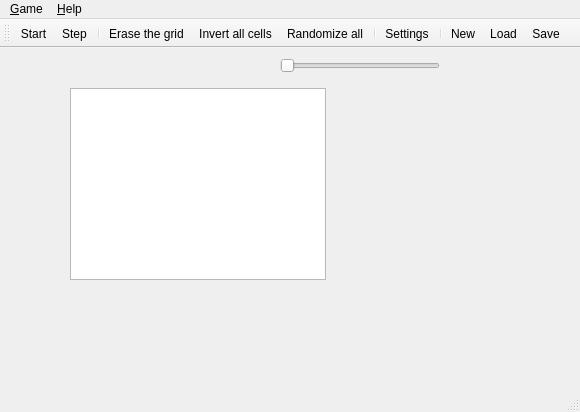
<?xml version="1.0" encoding="UTF-8"?>
<ui version="4.0">
 <class>MainWindow</class>
 <widget class="QMainWindow" name="MainWindow">
  <property name="geometry">
   <rect>
    <x>0</x>
    <y>0</y>
    <width>580</width>
    <height>412</height>
   </rect>
  </property>
  <property name="windowTitle">
   <string>Qt Game of Life</string>
  </property>
  <property name="windowIcon">
   <iconset theme="face-heart" resource="icons.qrc">
    <normaloff>:/builtin_icons/icons/heart.png</normaloff>:/builtin_icons/icons/heart.png</iconset>
  </property>
  <widget class="QWidget" name="centralWidget">
   <widget class="QSlider" name="zoomSlider">
    <property name="geometry">
     <rect>
      <x>280</x>
      <y>10</y>
      <width>160</width>
      <height>16</height>
     </rect>
    </property>
    <property name="sizePolicy">
     <sizepolicy hsizetype="MinimumExpanding" vsizetype="Fixed">
      <horstretch>0</horstretch>
      <verstretch>0</verstretch>
     </sizepolicy>
    </property>
    <property name="minimum">
     <number>1</number>
    </property>
    <property name="maximum">
     <number>100</number>
    </property>
    <property name="singleStep">
     <number>1</number>
    </property>
    <property name="value">
     <number>1</number>
    </property>
    <property name="orientation">
     <enum>Qt::Horizontal</enum>
    </property>
   </widget>
   <widget class="QTableView" name="tableView">
    <property name="geometry">
     <rect>
      <x>70</x>
      <y>40</y>
      <width>256</width>
      <height>192</height>
     </rect>
    </property>
    <property name="mouseTracking">
     <bool>true</bool>
    </property>
   </widget>
  </widget>
  <widget class="QMenuBar" name="menuBar">
   <property name="geometry">
    <rect>
     <x>0</x>
     <y>0</y>
     <width>580</width>
     <height>22</height>
    </rect>
   </property>
   <widget class="QMenu" name="menuGra">
    <property name="title">
     <string>&amp;Game</string>
    </property>
    <addaction name="actionNew"/>
    <addaction name="actionLoad"/>
    <addaction name="actionSave"/>
    <addaction name="separator"/>
    <addaction name="actionReset_generation_counter"/>
    <addaction name="actionSettings"/>
    <addaction name="separator"/>
    <addaction name="actionQuit"/>
   </widget>
   <widget class="QMenu" name="menuPomoc">
    <property name="title">
     <string>&amp;Help</string>
    </property>
    <addaction name="actionAbout"/>
    <addaction name="actionAbout_Qt"/>
   </widget>
   <addaction name="menuGra"/>
   <addaction name="menuPomoc"/>
  </widget>
  <widget class="QToolBar" name="mainToolBar">
   <attribute name="toolBarArea">
    <enum>TopToolBarArea</enum>
   </attribute>
   <attribute name="toolBarBreak">
    <bool>false</bool>
   </attribute>
   <addaction name="actionStart_Stop"/>
   <addaction name="actionStep"/>
   <addaction name="separator"/>
   <addaction name="actionErase_the_grid"/>
   <addaction name="actionInvert_all_cells"/>
   <addaction name="actionRandomize_all"/>
   <addaction name="separator"/>
   <addaction name="actionSettings"/>
   <addaction name="separator"/>
   <addaction name="actionNew"/>
   <addaction name="actionLoad"/>
   <addaction name="actionSave"/>
  </widget>
  <widget class="QStatusBar" name="statusBar"/>
  <action name="actionAbout">
   <property name="icon">
    <iconset theme="help-about" resource="icons.qrc">
     <normaloff>:/builtin_icons/icons/information.png</normaloff>:/builtin_icons/icons/information.png</iconset>
   </property>
   <property name="text">
    <string>About</string>
   </property>
   <property name="toolTip">
    <string>About this application</string>
   </property>
  </action>
  <action name="actionAbout_Qt">
   <property name="text">
    <string>About Qt</string>
   </property>
  </action>
  <action name="actionNew">
   <property name="icon">
    <iconset theme="document-new" resource="icons.qrc">
     <normaloff>:/builtin_icons/icons/new_data.png</normaloff>:/builtin_icons/icons/new_data.png</iconset>
   </property>
   <property name="text">
    <string>&amp;New</string>
   </property>
   <property name="toolTip">
    <string>Create new simulation</string>
   </property>
   <property name="shortcut">
    <string>Ctrl+N</string>
   </property>
  </action>
  <action name="actionLoad">
   <property name="icon">
    <iconset theme="document-open" resource="icons.qrc">
     <normaloff>:/builtin_icons/icons/file_manager.png</normaloff>:/builtin_icons/icons/file_manager.png</iconset>
   </property>
   <property name="text">
    <string>L&amp;oad</string>
   </property>
   <property name="toolTip">
    <string>Load saved simulation from file</string>
   </property>
   <property name="shortcut">
    <string>Ctrl+O</string>
   </property>
  </action>
  <action name="actionSave">
   <property name="icon">
    <iconset theme="document-save-as" resource="icons.qrc">
     <normaloff>:/builtin_icons/icons/file_save_as.png</normaloff>:/builtin_icons/icons/file_save_as.png</iconset>
   </property>
   <property name="text">
    <string>&amp;Save</string>
   </property>
   <property name="toolTip">
    <string>Save current state to a file</string>
   </property>
   <property name="shortcut">
    <string>Ctrl+S</string>
   </property>
  </action>
  <action name="actionSettings">
   <property name="icon">
    <iconset theme="preferences-system" resource="icons.qrc">
     <normaloff>:/builtin_icons/icons/setting_tools.png</normaloff>:/builtin_icons/icons/setting_tools.png</iconset>
   </property>
   <property name="text">
    <string>S&amp;ettings</string>
   </property>
   <property name="shortcut">
    <string>Ctrl+E</string>
   </property>
  </action>
  <action name="actionQuit">
   <property name="icon">
    <iconset theme="application-exit" resource="icons.qrc">
     <normaloff>:/builtin_icons/icons/cross.png</normaloff>:/builtin_icons/icons/cross.png</iconset>
   </property>
   <property name="text">
    <string>&amp;Quit</string>
   </property>
   <property name="shortcut">
    <string>Ctrl+Q</string>
   </property>
  </action>
  <action name="actionStart_Stop">
   <property name="checkable">
    <bool>true</bool>
   </property>
   <property name="icon">
    <iconset theme="player_play" resource="icons.qrc">
     <normaloff>:/builtin_icons/icons/control_play.png</normaloff>
     <normalon>:/builtin_icons/icons/control_play_blue.png</normalon>:/builtin_icons/icons/control_play.png</iconset>
   </property>
   <property name="text">
    <string>Start</string>
   </property>
   <property name="toolTip">
    <string>Start/stop the simulation</string>
   </property>
   <property name="shortcut">
    <string>Ctrl+P</string>
   </property>
  </action>
  <action name="actionStep">
   <property name="icon">
    <iconset theme="system-run">
     <normaloff>.</normaloff>
     <normalon>:/builtin_icons/icons/gear_in.png</normalon>.</iconset>
   </property>
   <property name="text">
    <string>Step</string>
   </property>
   <property name="toolTip">
    <string>Run one step</string>
   </property>
   <property name="shortcut">
    <string>Ctrl+Right</string>
   </property>
  </action>
  <action name="actionReset_generation_counter">
   <property name="text">
    <string>&amp;Reset generation counter</string>
   </property>
   <property name="shortcut">
    <string>Ctrl+R</string>
   </property>
  </action>
  <action name="actionErase_the_grid">
   <property name="icon">
    <iconset theme="edit-delete" resource="icons.qrc">
     <normaloff>:/builtin_icons/icons/draw_eraser.png</normaloff>
     <normalon>:/builtin_icons/icons/draw_eraser.png</normalon>:/builtin_icons/icons/draw_eraser.png</iconset>
   </property>
   <property name="text">
    <string>Erase the grid</string>
   </property>
   <property name="toolTip">
    <string>Sets all the cells to an inactive state</string>
   </property>
   <property name="shortcut">
    <string>Ctrl+Del</string>
   </property>
  </action>
  <action name="actionInvert_all_cells">
   <property name="icon">
    <iconset theme="object-inverse" resource="icons.qrc">
     <normaloff>:/builtin_icons/icons/contrast.png</normaloff>:/builtin_icons/icons/contrast.png</iconset>
   </property>
   <property name="text">
    <string>Invert all cells</string>
   </property>
   <property name="toolTip">
    <string>Turn all active cells into inactive, and all inactive cells into active</string>
   </property>
  </action>
  <action name="actionRandomize_all">
   <property name="icon">
    <iconset theme="mail-send-receive" resource="icons.qrc">
     <normaloff>:/builtin_icons/icons/dice.png</normaloff>
     <normalon>:/builtin_icons/icons/dice.png</normalon>:/builtin_icons/icons/dice.png</iconset>
   </property>
   <property name="text">
    <string>Randomize all</string>
   </property>
   <property name="toolTip">
    <string>Randomize the state of all cells</string>
   </property>
  </action>
 </widget>
 <layoutdefault spacing="6" margin="11"/>
 <resources>
  <include location="icons.qrc"/>
 </resources>
 <connections/>
</ui>
